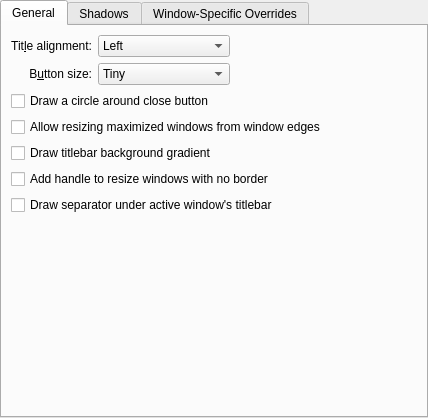
<?xml version="1.0" encoding="UTF-8"?>
<ui version="4.0">
 <class>BoingusConfigurationUI</class>
 <widget class="QWidget" name="BoingusConfigurationUI">
  <property name="geometry">
   <rect>
    <x>0</x>
    <y>0</y>
    <width>428</width>
    <height>418</height>
   </rect>
  </property>
  <layout class="QVBoxLayout" name="verticalLayout">
   <property name="leftMargin">
    <number>0</number>
   </property>
   <property name="topMargin">
    <number>0</number>
   </property>
   <property name="rightMargin">
    <number>0</number>
   </property>
   <property name="bottomMargin">
    <number>0</number>
   </property>
   <item>
    <widget class="QTabWidget" name="tabWidget">
     <property name="currentIndex">
      <number>0</number>
     </property>
     <widget class="QWidget" name="tab">
      <attribute name="title">
       <string>General</string>
      </attribute>
      <layout class="QGridLayout" name="gridLayout_4">
       <item row="0" column="0">
        <widget class="QLabel" name="label_3">
         <property name="text">
          <string>Tit&amp;le alignment:</string>
         </property>
         <property name="alignment">
          <set>Qt::AlignRight|Qt::AlignTrailing|Qt::AlignVCenter</set>
         </property>
         <property name="buddy">
          <cstring>titleAlignment</cstring>
         </property>
        </widget>
       </item>
       <item row="1" column="0">
        <widget class="QLabel" name="label_4">
         <property name="text">
          <string>B&amp;utton size:</string>
         </property>
         <property name="alignment">
          <set>Qt::AlignRight|Qt::AlignTrailing|Qt::AlignVCenter</set>
         </property>
         <property name="buddy">
          <cstring>buttonSize</cstring>
         </property>
        </widget>
       </item>
       <item row="1" column="1">
        <widget class="QComboBox" name="buttonSize">
         <item>
          <property name="text">
           <string>Tiny</string>
          </property>
         </item>
         <item>
          <property name="text">
           <string comment="@item:inlistbox Button size:">Small</string>
          </property>
         </item>
         <item>
          <property name="text">
           <string comment="@item:inlistbox Button size:">Medium</string>
          </property>
         </item>
         <item>
          <property name="text">
           <string comment="@item:inlistbox Button size:">Large</string>
          </property>
         </item>
         <item>
          <property name="text">
           <string comment="@item:inlistbox Button size:">Very Large</string>
          </property>
         </item>
        </widget>
       </item>
       <item row="0" column="1">
        <widget class="QComboBox" name="titleAlignment">
         <item>
          <property name="text">
           <string>Left</string>
          </property>
         </item>
         <item>
          <property name="text">
           <string>Center</string>
          </property>
         </item>
         <item>
          <property name="text">
           <string>Center (Full Width)</string>
          </property>
         </item>
         <item>
          <property name="text">
           <string>Right</string>
          </property>
         </item>
        </widget>
       </item>
       <item row="0" column="2">
        <spacer name="horizontalSpacer">
         <property name="orientation">
          <enum>Qt::Horizontal</enum>
         </property>
         <property name="sizeHint" stdset="0">
          <size>
           <width>40</width>
           <height>20</height>
          </size>
         </property>
        </spacer>
       </item>
       <item row="7" column="0" colspan="3">
        <spacer name="verticalSpacer">
         <property name="orientation">
          <enum>Qt::Vertical</enum>
         </property>
         <property name="sizeHint" stdset="0">
          <size>
           <width>20</width>
           <height>40</height>
          </size>
         </property>
        </spacer>
       </item>
       <item row="5" column="0" colspan="3">
        <widget class="QCheckBox" name="drawSizeGrip">
         <property name="text">
          <string>Add handle to resize windows with no border</string>
         </property>
        </widget>
       </item>
       <item row="6" column="0" colspan="3">
        <widget class="QCheckBox" name="drawTitleBarSeparator">
         <property name="text">
          <string>Draw separator under active window's titlebar</string>
         </property>
        </widget>
       </item>
       <item row="3" column="0" colspan="3">
        <widget class="QCheckBox" name="drawBorderOnMaximizedWindows">
         <property name="text">
          <string>Allow resizing maximized windows from window edges</string>
         </property>
        </widget>
       </item>
       <item row="2" column="0" colspan="3">
        <widget class="QCheckBox" name="outlineCloseButton">
         <property name="text">
          <string>Draw a circle around close button</string>
         </property>
        </widget>
       </item>
       <item row="4" column="0" colspan="3">
        <widget class="QCheckBox" name="drawBackgroundGradient">
         <property name="text">
          <string>Draw titlebar background gradient</string>
         </property>
        </widget>
       </item>
      </layout>
     </widget>
     <widget class="QWidget" name="tab_4">
      <attribute name="title">
       <string>Shadows</string>
      </attribute>
      <layout class="QGridLayout" name="gridLayout">
       <item row="0" column="0">
        <widget class="QLabel" name="label">
         <property name="text">
          <string>Si&amp;ze:</string>
         </property>
         <property name="alignment">
          <set>Qt::AlignRight|Qt::AlignTrailing|Qt::AlignVCenter</set>
         </property>
         <property name="buddy">
          <cstring>shadowSize</cstring>
         </property>
        </widget>
       </item>
       <item row="0" column="1">
        <widget class="QComboBox" name="shadowSize">
         <item>
          <property name="text">
           <string comment="@item:inlistbox Button size:">None</string>
          </property>
         </item>
         <item>
          <property name="text">
           <string comment="@item:inlistbox Button size:">Small</string>
          </property>
         </item>
         <item>
          <property name="text">
           <string comment="@item:inlistbox Button size:">Medium</string>
          </property>
         </item>
         <item>
          <property name="text">
           <string comment="@item:inlistbox Button size:">Large</string>
          </property>
         </item>
         <item>
          <property name="text">
           <string comment="@item:inlistbox Button size:">Very Large</string>
          </property>
         </item>
        </widget>
       </item>
       <item row="1" column="0">
        <widget class="QLabel" name="label_2">
         <property name="text">
          <string comment="strength of the shadow (from transparent to opaque)">S&amp;trength:</string>
         </property>
         <property name="alignment">
          <set>Qt::AlignRight|Qt::AlignTrailing|Qt::AlignVCenter</set>
         </property>
         <property name="buddy">
          <cstring>shadowStrength</cstring>
         </property>
        </widget>
       </item>
       <item row="1" column="1">
        <widget class="QSpinBox" name="shadowStrength">
         <property name="suffix">
          <string>%</string>
         </property>
         <property name="minimum">
          <number>10</number>
         </property>
         <property name="maximum">
          <number>100</number>
         </property>
        </widget>
       </item>
       <item row="1" column="2">
        <spacer name="horizontalSpacer_5">
         <property name="orientation">
          <enum>Qt::Horizontal</enum>
         </property>
         <property name="sizeHint" stdset="0">
          <size>
           <width>40</width>
           <height>20</height>
          </size>
         </property>
        </spacer>
       </item>
       <item row="2" column="0">
        <widget class="QLabel" name="label_5">
         <property name="text">
          <string>Color:</string>
         </property>
         <property name="alignment">
          <set>Qt::AlignRight|Qt::AlignTrailing|Qt::AlignVCenter</set>
         </property>
        </widget>
       </item>
       <item row="2" column="1">
        <widget class="KColorButton" name="shadowColor"/>
       </item>
       <item row="3" column="0" colspan="3">
        <spacer name="verticalSpacer_3">
         <property name="orientation">
          <enum>Qt::Vertical</enum>
         </property>
         <property name="sizeHint" stdset="0">
          <size>
           <width>20</width>
           <height>40</height>
          </size>
         </property>
        </spacer>
       </item>
      </layout>
     </widget>
     <widget class="QWidget" name="tab_3">
      <attribute name="title">
       <string>Window-Specific Overrides</string>
      </attribute>
      <layout class="QVBoxLayout" name="verticalLayout_3">
       <item>
        <widget class="Boingus::ExceptionListWidget" name="exceptions" native="true">
         <property name="sizePolicy">
          <sizepolicy hsizetype="Preferred" vsizetype="Expanding">
           <horstretch>0</horstretch>
           <verstretch>0</verstretch>
          </sizepolicy>
         </property>
        </widget>
       </item>
      </layout>
     </widget>
    </widget>
   </item>
  </layout>
 </widget>
 <customwidgets>
  <customwidget>
   <class>KColorButton</class>
   <extends>QPushButton</extends>
   <header>kcolorbutton.h</header>
  </customwidget>
  <customwidget>
   <class>Boingus::ExceptionListWidget</class>
   <extends>QWidget</extends>
   <header>config/boingusexceptionlistwidget.h</header>
   <container>1</container>
  </customwidget>
 </customwidgets>
 <tabstops>
  <tabstop>tabWidget</tabstop>
  <tabstop>titleAlignment</tabstop>
  <tabstop>buttonSize</tabstop>
  <tabstop>outlineCloseButton</tabstop>
  <tabstop>drawBorderOnMaximizedWindows</tabstop>
  <tabstop>drawBackgroundGradient</tabstop>
  <tabstop>drawSizeGrip</tabstop>
  <tabstop>drawTitleBarSeparator</tabstop>
  <tabstop>shadowSize</tabstop>
  <tabstop>shadowStrength</tabstop>
  <tabstop>shadowColor</tabstop>
 </tabstops>
 <resources/>
 <connections/>
</ui>
